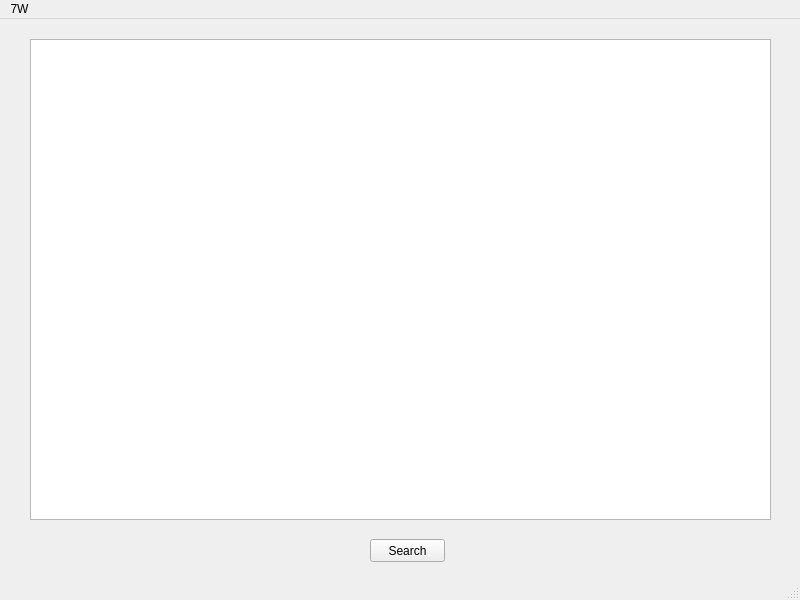
<?xml version="1.0" encoding="UTF-8"?>
<ui version="4.0">
 <class>MainWindow</class>
 <widget class="QMainWindow" name="MainWindow">
  <property name="geometry">
   <rect>
    <x>0</x>
    <y>0</y>
    <width>800</width>
    <height>600</height>
   </rect>
  </property>
  <property name="windowTitle">
   <string>MainWindow</string>
  </property>
  <widget class="QWidget" name="centralwidget">
   <widget class="QPushButton" name="pushButton">
    <property name="geometry">
     <rect>
      <x>370</x>
      <y>520</y>
      <width>75</width>
      <height>23</height>
     </rect>
    </property>
    <property name="text">
     <string>Search</string>
    </property>
   </widget>
   <widget class="QTableView" name="tableView">
    <property name="geometry">
     <rect>
      <x>30</x>
      <y>20</y>
      <width>741</width>
      <height>481</height>
     </rect>
    </property>
   </widget>
  </widget>
  <widget class="QMenuBar" name="menubar">
   <property name="geometry">
    <rect>
     <x>0</x>
     <y>0</y>
     <width>800</width>
     <height>21</height>
    </rect>
   </property>
   <widget class="QMenu" name="menu7W">
    <property name="title">
     <string>7W</string>
    </property>
    <addaction name="actionQuit"/>
   </widget>
   <addaction name="menu7W"/>
  </widget>
  <widget class="QStatusBar" name="statusbar"/>
  <action name="actionQuit">
   <property name="text">
    <string>Quit</string>
   </property>
  </action>
 </widget>
 <resources/>
 <connections/>
</ui>
